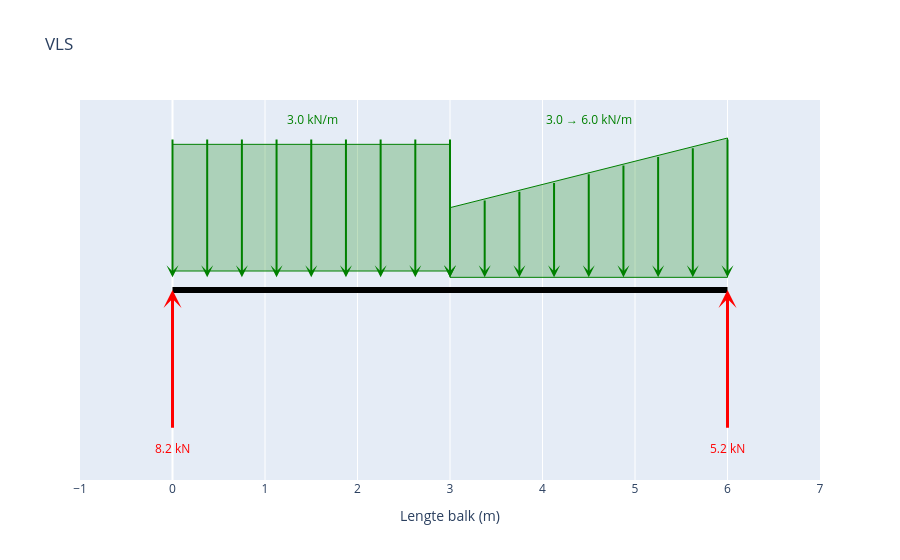

The code cell stored with this chart in its notebook:
### Markdown cell above
## Vrij-Lichaam-Schema

### Code cell
fig_vls = maak_vls_plotly()
fig_vls.show()

### Figure 1 — Plotly figure (JSON) as saved in the notebook; plotly's stock layout.template omitted (floating-point values rounded to 4 significant figures)
{"data": [{"hoverinfo": "skip", "line": {"color": "black", "width": 6}, "mode": "lines", "type": "scatter", "x": [0, 6], "y": [0, 0]}], "layout": {"annotations": [{"arrowcolor": "green", "arrowhead": 3, "arrowsize": 1, "arrowwidth": 2, "ax": 0, "axref": "x", "ay": 1.2, "ayref": "y", "showarrow": true, "text": "", "x": 0, "xref": "x", "y": 0.1, "yref": "y"}, {"arrowcolor": "green", "arrowhead": 3, "arrowsize": 1, "arrowwidth": 2, "ax": 0.375, "axref": "x", "ay": 1.2, "ayref": "y", "showarrow": true, "text": "", "x": 0.375, "xref": "x", "y": 0.1, "yref": "y"}, {"arrowcolor": "green", "arrowhead": 3, "arrowsize": 1, "arrowwidth": 2, "ax": 0.75, "axref": "x", "ay": 1.2, "ayref": "y", "showarrow": true, "text": "", "x": 0.75, "xref": "x", "y": 0.1, "yref": "y"}, {"arrowcolor": "green", "arrowhead": 3, "arrowsize": 1, "arrowwidth": 2, "ax": 1.125, "axref": "x", "ay": 1.2, "ayref": "y", "showarrow": true, "text": "", "x": 1.125, "xref": "x", "y": 0.1, "yref": "y"}, {"arrowcolor": "green", "arrowhead": 3, "arrowsize": 1, "arrowwidth": 2, "ax": 1.5, "axref": "x", "ay": 1.2, "ayref": "y", "showarrow": true, "text": "", "x": 1.5, "xref": "x", "y": 0.1, "yref": "y"}, {"arrowcolor": "green", "arrowhead": 3, "arrowsize": 1, "arrowwidth": 2, "ax": 1.875, "axref": "x", "ay": 1.2, "ayref": "y", "showarrow": true, "text": "", "x": 1.875, "xref": "x", "y": 0.1, "yref": "y"}, {"arrowcolor": "green", "arrowhead": 3, "arrowsize": 1, "arrowwidth": 2, "ax": 2.25, "axref": "x", "ay": 1.2, "ayref": "y", "showarrow": true, "text": "", "x": 2.25, "xref": "x", "y": 0.1, "yref": "y"}, {"arrowcolor": "green", "arrowhead": 3, "arrowsize": 1, "arrowwidth": 2, "ax": 2.625, "axref": "x", "ay": 1.2, "ayref": "y", "showarrow": true, "text": "", "x": 2.625, "xref": "x", "y": 0.1, "yref": "y"}, {"arrowcolor": "green", "arrowhead": 3, "arrowsize": 1, "arrowwidth": 2, "ax": 3, "axref": "x", "ay": 1.2, "ayref": "y", "showarrow": true, "text": "", "x": 3, "xref": "x", "y": 0.1, "yref": "y"}, {"font": {"color": "green"}, "showarrow": false, "text": " 3.0 kN/m", "x": 1.5, "y": 1.35}, {"arrowcolor": "green", "arrowhead": 3, "arrowsize": 1, "arrowwidth": 2, "ax": 3, "axref": "x", "ay": 0.65, "ayref": "y", "showarrow": true, "text": "", "x": 3, "xref": "x", "y": 0.1, "yref": "y"}, {"arrowcolor": "green", "arrowhead": 3, "arrowsize": 1, "arrowwidth": 2, "ax": 3.375, "axref": "x", "ay": 0.7188, "ayref": "y", "showarrow": true, "text": "", "x": 3.375, "xref": "x", "y": 0.1, "yref": "y"}, {"arrowcolor": "green", "arrowhead": 3, "arrowsize": 1, "arrowwidth": 2, "ax": 3.75, "axref": "x", "ay": 0.7875, "ayref": "y", "showarrow": true, "text": "", "x": 3.75, "xref": "x", "y": 0.1, "yref": "y"}, {"arrowcolor": "green", "arrowhead": 3, "arrowsize": 1, "arrowwidth": 2, "ax": 4.125, "axref": "x", "ay": 0.8563, "ayref": "y", "showarrow": true, "text": "", "x": 4.125, "xref": "x", "y": 0.1, "yref": "y"}, {"arrowcolor": "green", "arrowhead": 3, "arrowsize": 1, "arrowwidth": 2, "ax": 4.5, "axref": "x", "ay": 0.925, "ayref": "y", "showarrow": true, "text": "", "x": 4.5, "xref": "x", "y": 0.1, "yref": "y"}, {"arrowcolor": "green", "arrowhead": 3, "arrowsize": 1, "arrowwidth": 2, "ax": 4.875, "axref": "x", "ay": 0.9938, "ayref": "y", "showarrow": true, "text": "", "x": 4.875, "xref": "x", "y": 0.1, "yref": "y"}, {"arrowcolor": "green", "arrowhead": 3, "arrowsize": 1, "arrowwidth": 2, "ax": 5.25, "axref": "x", "ay": 1.062, "ayref": "y", "showarrow": true, "text": "", "x": 5.25, "xref": "x", "y": 0.1, "yref": "y"}, {"arrowcolor": "green", "arrowhead": 3, "arrowsize": 1, "arrowwidth": 2, "ax": 5.625, "axref": "x", "ay": 1.131, "ayref": "y", "showarrow": true, "text": "", "x": 5.625, "xref": "x", "y": 0.1, "yref": "y"}, {"arrowcolor": "green", "arrowhead": 3, "arrowsize": 1, "arrowwidth": 2, "ax": 6, "axref": "x", "ay": 1.2, "ayref": "y", "showarrow": true, "text": "", "x": 6, "xref": "x", "y": 0.1, "yref": "y"}, {"font": {"color": "green"}, "showarrow": false, "text": "3.0 → 6.0 kN/m", "x": 4.5, "y": 1.35}, {"arrowcolor": "red", "arrowhead": 3, "arrowsize": 1, "arrowwidth": 3, "ax": 0, "axref": "x", "ay": -1.1, "ayref": "y", "showarrow": true, "text": "", "x": 0, "xref": "x", "y": 0, "yref": "y"}, {"font": {"color": "red"}, "showarrow": false, "text": "8.2 kN", "x": 0, "y": -1.25}, {"arrowcolor": "red", "arrowhead": 3, "arrowsize": 1, "arrowwidth": 3, "ax": 6, "axref": "x", "ay": -1.1, "ayref": "y", "showarrow": true, "text": "", "x": 6, "xref": "x", "y": 0, "yref": "y"}, {"font": {"color": "red"}, "showarrow": false, "text": "5.2 kN", "x": 6, "y": -1.25}], "autosize": true, "shapes": [{"fillcolor": "rgba(0,128,0,0.25)", "line": {"color": "green", "width": 1}, "type": "rect", "x0": 0, "x1": 3, "y0": 0.15, "y1": 1.15}, {"fillcolor": "rgba(0,128,0,0.25)", "line": {"color": "green", "width": 1}, "path": "M 3.0,0.1 L 3.0,0.65 L 6.0,1.2000000000000002 L 6.0,0.1 Z", "type": "path"}], "showlegend": false, "title": {"text": "VLS"}, "xaxis": {"autorange": false, "dtick": 1, "range": [-1, 7], "title": {"text": "Lengte balk (m)"}, "type": "linear"}, "yaxis": {"autorange": false, "range": [-1.5, 1.5], "showgrid": false, "showticklabels": false, "title": {}, "type": "linear", "zeroline": false}}}
